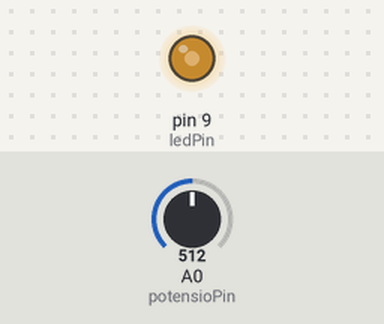
Bench run of a sketch on a simulated Arduino Uno, built with avr-gcc and run on an emulated ATmega328P. On the bench: output pins drawn as LEDs (lit = HIGH). Inputs (shaded band) come from the test bench; at power-on: A0 (potensioPin) = 512.

Above: at 1.2 s.
1.3 s: A0 (potensioPin) set to 716
At 2.5 s:
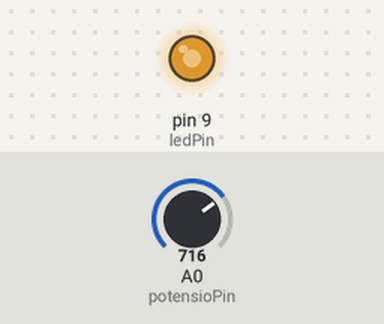
2.8 s: A0 (potensioPin) set to 900
At 3.5 s:
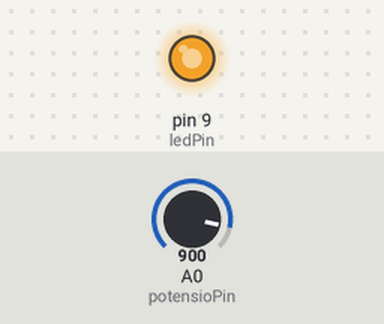
4.3 s: A0 (potensioPin) set to 122
At 4.6 s:
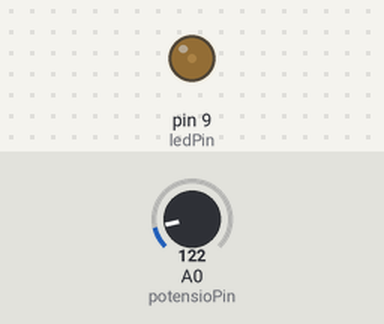
5.8 s: A0 (potensioPin) set to 0
At 7.2 s:
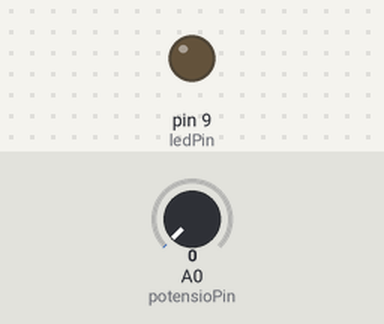
Timing chart, 0 to 8.3 s (numbered marks = the images above; inputs shaded):
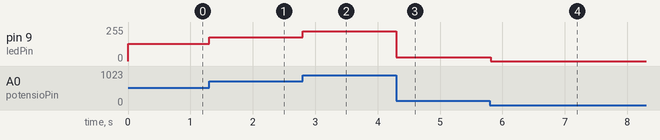

Measured:
- after the input at 1.3 s, pin 9 (ledPin): 128/255 → 179/255 at once
- after the input at 2.8 s, pin 9 (ledPin): 179/255 → 225/255 at once
- after the input at 4.3 s, pin 9 (ledPin): 225/255 → 30/255 at once
- after the input at 5.8 s, pin 9 (ledPin): 30/255 → 0/255 at once

The sketch:

light_dimmer.ino
```cpp
int potensioPin = A0;
int ledPin = 9;
int potensioValue = 0;

void setup() {
  // put your setup code here, to run once:
  pinMode(ledPin, OUTPUT);

}

void loop() {
  // put your main code here, to run repeatedly:
  potensioValue = analogRead(potensioPin);
  analogWrite(ledPin, potensioValue/4);
  delay(10);

}
```
